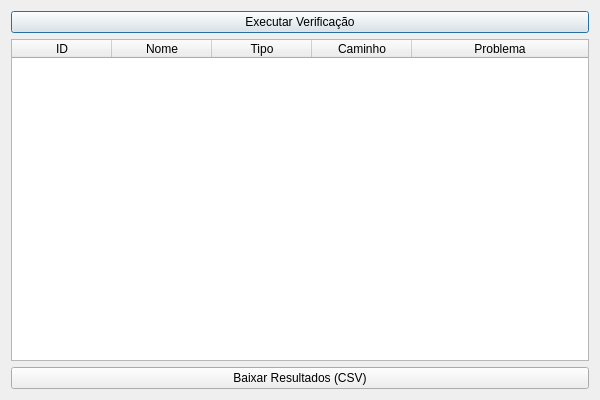
<?xml version="1.0" encoding="UTF-8"?>
<!-- Path: gui\verificar_inconsistencias\verificar_inconsistencias_dialog.ui -->
<ui version="4.0">
 <class>VerificarInconsistenciasDialog</class>
 <widget class="QDialog" name="VerificarInconsistenciasDialog">
  <property name="geometry">
   <rect>
    <x>0</x>
    <y>0</y>
    <width>600</width>
    <height>400</height>
   </rect>
  </property>
  <property name="windowTitle">
   <string>Verificar Inconsistências</string>
  </property>
  <layout class="QVBoxLayout" name="verticalLayout">
   <item>
    <widget class="QPushButton" name="executarVerificacaoButton">
     <property name="text">
      <string>Executar Verificação</string>
     </property>
    </widget>
   </item>
   <item>
    <widget class="QTableWidget" name="resultadosTable">
     <property name="columnCount">
      <number>5</number>
     </property>
     <attribute name="horizontalHeaderStretchLastSection">
      <bool>true</bool>
     </attribute>
     <column>
      <property name="text">
       <string>ID</string>
      </property>
     </column>
     <column>
      <property name="text">
       <string>Nome</string>
      </property>
     </column>
     <column>
      <property name="text">
       <string>Tipo</string>
      </property>
     </column>
     <column>
      <property name="text">
       <string>Caminho</string>
      </property>
     </column>
     <column>
      <property name="text">
       <string>Problema</string>
      </property>
     </column>
    </widget>
   </item>
   <item>
    <widget class="QPushButton" name="baixarCSVButton">
     <property name="text">
      <string>Baixar Resultados (CSV)</string>
     </property>
    </widget>
   </item>
  </layout>
 </widget>
 <resources/>
 <connections/>
</ui>
